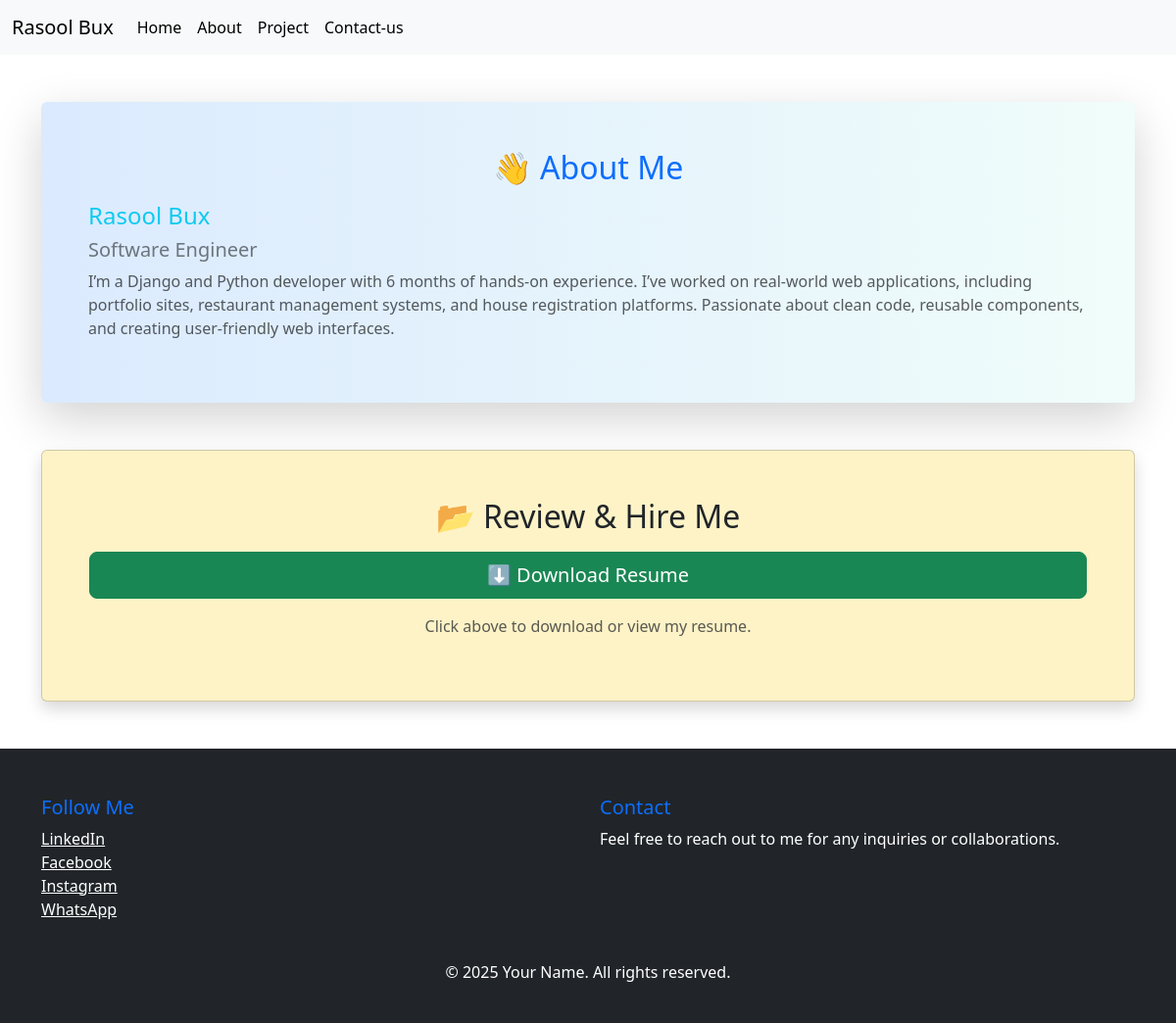
The page /about/ on the database its author committed.
### core/models.py (models this page shows, shortened)
class Portfolio(models.Model):
    name = models.CharField(max_length=100)
    profession = models.CharField(max_length=100)
    bio =           models.TextField()
    profile_image = models.ImageField(upload_to='image/')

class Resume(models.Model):
    file = models.FileField(upload_to='resume/')
    uploaded_at = models.DateTimeField(auto_now_add=True)

### core/views.py (the view)
# urls.py: path('about/', views.about , name="about_page"),
def about(request):
    pros = Portfolio.objects.all()
    resumes = Resume.objects.all()
    return render (request, 'about.html', {'resumes': resumes , 'pros': pros})

### templates/about.html (shortened to what this page needs)
{% extends "base.html" %}
{% block content %}
{% for pro in pros %}
<div class="container my-5">
  <div class="card p-5 shadow-lg" style="background: linear-gradient(to right, #dbeafe, #f0fdfa); border: none;">
    <h2 class="text-center text-primary mb-3">👋 About Me</h2>
    <h4 class="text-info">{{ pro.name }}</h4>
    <h5 class="text-secondary">{{ pro.profession }}</h5>
    <p class="text-muted">{{ pro.bio }}</p>
  </div>
</div>
{% endfor %}
{% for resume in resumes %}
<div class="container my-5">
  <div class="card p-5 text-center shadow" style="background-color: #fef3c7;">
    <h2 class="text-dark mb-3">📂 Review & Hire Me</h2>
    <a href="{{ resume.file.url }}" class="btn btn-success btn-lg" download>
      ⬇️ Download Resume
    </a>
    <p class="mt-3 text-muted">Click above to download or view my resume.</p>
  </div>
</div>
{% endfor %}
{% endblock %}

### rows shown on the page
Portfolio: name "Rasool Bux", profession "Software Engineer", bio "I’m a Django and Python developer with 6 months of hands-on experience. I’ve worked on real-world web applications, including portfolio sites, restaurant management systems, and house registration platforms. Passionate about clean code, reusable components, and creating user-friendly web interfaces."
